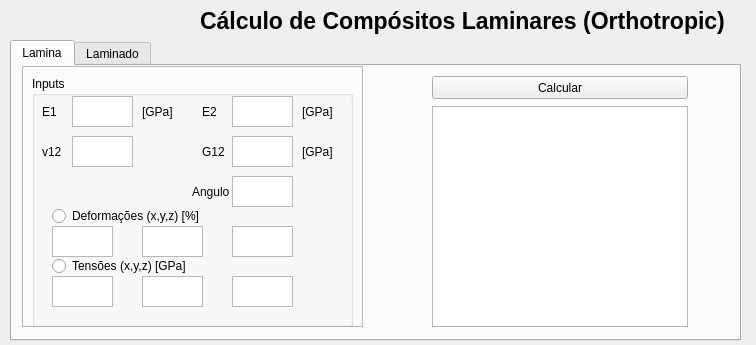
<?xml version="1.0" encoding="UTF-8"?>
<ui version="4.0">
 <class>Form</class>
 <widget class="QWidget" name="Form">
  <property name="geometry">
   <rect>
    <x>0</x>
    <y>0</y>
    <width>756</width>
    <height>345</height>
   </rect>
  </property>
  <property name="windowTitle">
   <string>Projeto Conclusão - Programação Científica Python</string>
  </property>
  <widget class="QLabel" name="label">
   <property name="geometry">
    <rect>
     <x>200</x>
     <y>0</y>
     <width>621</width>
     <height>41</height>
    </rect>
   </property>
   <property name="font">
    <font>
     <pointsize>17</pointsize>
     <weight>75</weight>
     <bold>true</bold>
    </font>
   </property>
   <property name="text">
    <string>Cálculo de Compósitos Laminares (Orthotropic)</string>
   </property>
  </widget>
  <widget class="QTabWidget" name="tabWidget">
   <property name="enabled">
    <bool>true</bool>
   </property>
   <property name="geometry">
    <rect>
     <x>10</x>
     <y>40</y>
     <width>731</width>
     <height>301</height>
    </rect>
   </property>
   <property name="currentIndex">
    <number>0</number>
   </property>
   <property name="usesScrollButtons">
    <bool>true</bool>
   </property>
   <widget class="QWidget" name="tab">
    <attribute name="title">
     <string>Lamina</string>
    </attribute>
    <widget class="QFrame" name="frame">
     <property name="geometry">
      <rect>
       <x>10</x>
       <y>0</y>
       <width>341</width>
       <height>261</height>
      </rect>
     </property>
     <property name="frameShape">
      <enum>QFrame::StyledPanel</enum>
     </property>
     <property name="frameShadow">
      <enum>QFrame::Raised</enum>
     </property>
     <widget class="QGroupBox" name="groupBox">
      <property name="geometry">
       <rect>
        <x>10</x>
        <y>10</y>
        <width>321</width>
        <height>251</height>
       </rect>
      </property>
      <property name="title">
       <string>Inputs</string>
      </property>
      <widget class="QTextEdit" name="textEdit_11">
       <property name="geometry">
        <rect>
         <x>200</x>
         <y>200</y>
         <width>61</width>
         <height>31</height>
        </rect>
       </property>
       <property name="tabChangesFocus">
        <bool>true</bool>
       </property>
      </widget>
      <widget class="QRadioButton" name="radioButton">
       <property name="geometry">
        <rect>
         <x>20</x>
         <y>130</y>
         <width>181</width>
         <height>20</height>
        </rect>
       </property>
       <property name="text">
        <string>Deformações (x,y,z) [%]</string>
       </property>
      </widget>
      <widget class="QTextEdit" name="textEdit_9">
       <property name="geometry">
        <rect>
         <x>110</x>
         <y>200</y>
         <width>61</width>
         <height>31</height>
        </rect>
       </property>
       <property name="tabChangesFocus">
        <bool>true</bool>
       </property>
      </widget>
      <widget class="QTextEdit" name="textEdit_7">
       <property name="geometry">
        <rect>
         <x>110</x>
         <y>150</y>
         <width>61</width>
         <height>31</height>
        </rect>
       </property>
       <property name="tabChangesFocus">
        <bool>true</bool>
       </property>
      </widget>
      <widget class="QRadioButton" name="radioButton_2">
       <property name="geometry">
        <rect>
         <x>20</x>
         <y>180</y>
         <width>161</width>
         <height>20</height>
        </rect>
       </property>
       <property name="text">
        <string>Tensões (x,y,z) [GPa]</string>
       </property>
      </widget>
      <widget class="QTextEdit" name="textEdit_8">
       <property name="geometry">
        <rect>
         <x>200</x>
         <y>150</y>
         <width>61</width>
         <height>31</height>
        </rect>
       </property>
       <property name="tabChangesFocus">
        <bool>true</bool>
       </property>
      </widget>
      <widget class="QTextEdit" name="textEdit_6">
       <property name="enabled">
        <bool>true</bool>
       </property>
       <property name="geometry">
        <rect>
         <x>20</x>
         <y>150</y>
         <width>61</width>
         <height>31</height>
        </rect>
       </property>
       <property name="tabChangesFocus">
        <bool>true</bool>
       </property>
      </widget>
      <widget class="QTextEdit" name="textEdit_10">
       <property name="geometry">
        <rect>
         <x>20</x>
         <y>200</y>
         <width>61</width>
         <height>31</height>
        </rect>
       </property>
       <property name="tabChangesFocus">
        <bool>true</bool>
       </property>
      </widget>
      <widget class="QLabel" name="label_10">
       <property name="geometry">
        <rect>
         <x>160</x>
         <y>100</y>
         <width>51</width>
         <height>31</height>
        </rect>
       </property>
       <property name="text">
        <string>Angulo</string>
       </property>
      </widget>
      <widget class="QTextEdit" name="angulo">
       <property name="geometry">
        <rect>
         <x>200</x>
         <y>100</y>
         <width>61</width>
         <height>31</height>
        </rect>
       </property>
       <property name="tabChangesFocus">
        <bool>true</bool>
       </property>
      </widget>
      <widget class="QLabel" name="label_2">
       <property name="geometry">
        <rect>
         <x>10</x>
         <y>20</y>
         <width>31</width>
         <height>31</height>
        </rect>
       </property>
       <property name="text">
        <string>E1</string>
       </property>
      </widget>
      <widget class="QTextEdit" name="g12">
       <property name="geometry">
        <rect>
         <x>200</x>
         <y>60</y>
         <width>61</width>
         <height>31</height>
        </rect>
       </property>
       <property name="tabChangesFocus">
        <bool>true</bool>
       </property>
      </widget>
      <widget class="QLabel" name="label_6">
       <property name="geometry">
        <rect>
         <x>270</x>
         <y>60</y>
         <width>41</width>
         <height>31</height>
        </rect>
       </property>
       <property name="text">
        <string>[GPa]</string>
       </property>
      </widget>
      <widget class="QLabel" name="label_4">
       <property name="geometry">
        <rect>
         <x>270</x>
         <y>20</y>
         <width>41</width>
         <height>31</height>
        </rect>
       </property>
       <property name="text">
        <string>[GPa]</string>
       </property>
      </widget>
      <widget class="QTextEdit" name="v12">
       <property name="geometry">
        <rect>
         <x>40</x>
         <y>60</y>
         <width>61</width>
         <height>31</height>
        </rect>
       </property>
       <property name="tabChangesFocus">
        <bool>true</bool>
       </property>
      </widget>
      <widget class="QLabel" name="label_9">
       <property name="geometry">
        <rect>
         <x>170</x>
         <y>60</y>
         <width>31</width>
         <height>31</height>
        </rect>
       </property>
       <property name="text">
        <string>G12</string>
       </property>
      </widget>
      <widget class="QTextEdit" name="e1">
       <property name="geometry">
        <rect>
         <x>40</x>
         <y>20</y>
         <width>61</width>
         <height>31</height>
        </rect>
       </property>
       <property name="focusPolicy">
        <enum>Qt::StrongFocus</enum>
       </property>
       <property name="tabChangesFocus">
        <bool>true</bool>
       </property>
      </widget>
      <widget class="QLabel" name="label_8">
       <property name="geometry">
        <rect>
         <x>10</x>
         <y>60</y>
         <width>31</width>
         <height>31</height>
        </rect>
       </property>
       <property name="text">
        <string>v12</string>
       </property>
      </widget>
      <widget class="QLabel" name="label_5">
       <property name="geometry">
        <rect>
         <x>170</x>
         <y>20</y>
         <width>31</width>
         <height>31</height>
        </rect>
       </property>
       <property name="text">
        <string>E2</string>
       </property>
      </widget>
      <widget class="QTextEdit" name="e2">
       <property name="geometry">
        <rect>
         <x>200</x>
         <y>20</y>
         <width>61</width>
         <height>31</height>
        </rect>
       </property>
       <property name="tabChangesFocus">
        <bool>true</bool>
       </property>
      </widget>
      <widget class="QLabel" name="label_3">
       <property name="geometry">
        <rect>
         <x>110</x>
         <y>20</y>
         <width>41</width>
         <height>31</height>
        </rect>
       </property>
       <property name="text">
        <string>[GPa]</string>
       </property>
      </widget>
     </widget>
     <zorder>groupBox</zorder>
     <zorder>label_4</zorder>
     <zorder>label_6</zorder>
     <zorder>g12</zorder>
     <zorder>label_2</zorder>
     <zorder>v12</zorder>
     <zorder>label_9</zorder>
     <zorder>label_8</zorder>
     <zorder>label_5</zorder>
     <zorder>e2</zorder>
     <zorder>label_3</zorder>
    </widget>
    <widget class="QPushButton" name="calcular">
     <property name="geometry">
      <rect>
       <x>420</x>
       <y>10</y>
       <width>256</width>
       <height>23</height>
      </rect>
     </property>
     <property name="text">
      <string>Calcular</string>
     </property>
    </widget>
    <widget class="QTextBrowser" name="textBrowser">
     <property name="geometry">
      <rect>
       <x>420</x>
       <y>40</y>
       <width>256</width>
       <height>221</height>
      </rect>
     </property>
    </widget>
   </widget>
   <widget class="QWidget" name="tab_2">
    <attribute name="title">
     <string>Laminado</string>
    </attribute>
   </widget>
  </widget>
 </widget>
 <tabstops>
  <tabstop>tabWidget</tabstop>
  <tabstop>e1</tabstop>
  <tabstop>e2</tabstop>
  <tabstop>v12</tabstop>
  <tabstop>g12</tabstop>
  <tabstop>angulo</tabstop>
  <tabstop>radioButton</tabstop>
  <tabstop>textEdit_6</tabstop>
  <tabstop>textEdit_7</tabstop>
  <tabstop>textEdit_8</tabstop>
  <tabstop>radioButton_2</tabstop>
  <tabstop>textEdit_10</tabstop>
  <tabstop>textEdit_9</tabstop>
  <tabstop>textEdit_11</tabstop>
  <tabstop>calcular</tabstop>
  <tabstop>textBrowser</tabstop>
 </tabstops>
 <resources/>
 <connections/>
</ui>
